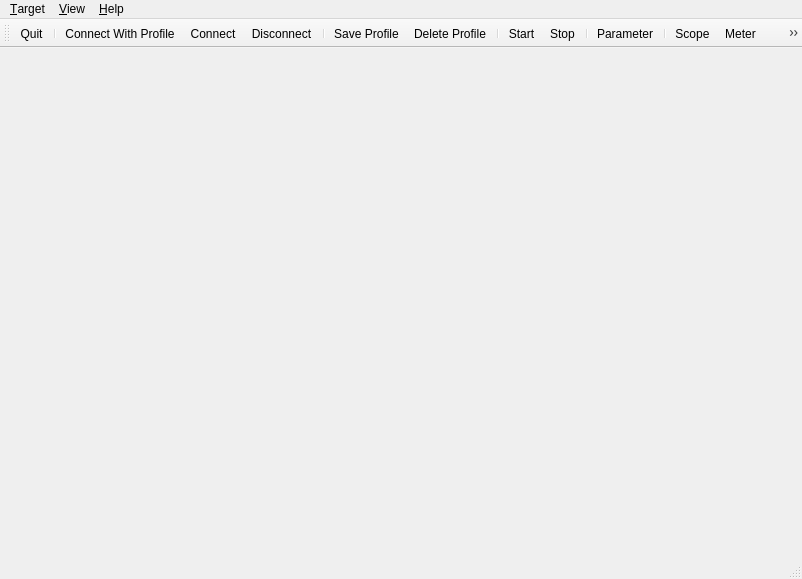
<ui version="4.0" >
 <class>QRL_MainWindow</class>
 <widget class="QMainWindow" name="QRL_MainWindow" >
  <property name="geometry" >
   <rect>
    <x>0</x>
    <y>0</y>
    <width>802</width>
    <height>579</height>
   </rect>
  </property>
  <property name="minimumSize" >
   <size>
    <width>0</width>
    <height>0</height>
   </size>
  </property>
  <property name="sizeIncrement" >
   <size>
    <width>50</width>
    <height>30</height>
   </size>
  </property>
  <property name="windowTitle" >
   <string>Rtai-Lab Graphical User Interface</string>
  </property>
  <property name="animated" >
   <bool>false</bool>
  </property>
  <property name="dockOptions" >
   <set>QMainWindow::ForceTabbedDocks</set>
  </property>
  <widget class="QWidget" name="centralwidget" />
  <widget class="QMenuBar" name="menubar" >
   <property name="geometry" >
    <rect>
     <x>0</x>
     <y>0</y>
     <width>802</width>
     <height>29</height>
    </rect>
   </property>
   <widget class="QMenu" name="menuView" >
    <property name="title" >
     <string>&amp;View</string>
    </property>
    <addaction name="actionShowParameter" />
    <addaction name="separator" />
    <addaction name="actionShowScope" />
    <addaction name="actionShowMeter" />
    <addaction name="actionShowLed" />
   </widget>
   <widget class="QMenu" name="menuHelp" >
    <property name="title" >
     <string>&amp;Help</string>
    </property>
    <addaction name="actionAbout_QRtaiLab" />
   </widget>
   <widget class="QMenu" name="menuTarget" >
    <property name="title" >
     <string>&amp;Target</string>
    </property>
    <addaction name="actionConnect_WProfile" />
    <addaction name="actionConnect" />
    <addaction name="actionDisconnect" />
    <addaction name="separator" />
    <addaction name="actionSaveProfile" />
    <addaction name="actionDeleteProfile" />
    <addaction name="separator" />
    <addaction name="actionStart" />
    <addaction name="actionStop" />
    <addaction name="separator" />
    <addaction name="actionExit" />
   </widget>
   <addaction name="menuTarget" />
   <addaction name="menuView" />
   <addaction name="menuHelp" />
  </widget>
  <widget class="QStatusBar" name="statusbar" />
  <widget class="QToolBar" name="toolBar" >
   <property name="minimumSize" >
    <size>
     <width>0</width>
     <height>0</height>
    </size>
   </property>
   <property name="sizeIncrement" >
    <size>
     <width>50</width>
     <height>30</height>
    </size>
   </property>
   <property name="orientation" >
    <enum>Qt::Horizontal</enum>
   </property>
   <attribute name="toolBarArea" >
    <enum>TopToolBarArea</enum>
   </attribute>
   <attribute name="toolBarBreak" >
    <bool>false</bool>
   </attribute>
   <addaction name="actionExit" />
   <addaction name="separator" />
   <addaction name="actionConnect_WProfile" />
   <addaction name="actionConnect" />
   <addaction name="actionDisconnect" />
   <addaction name="separator" />
   <addaction name="actionSaveProfile" />
   <addaction name="actionDeleteProfile" />
   <addaction name="separator" />
   <addaction name="actionStart" />
   <addaction name="actionStop" />
   <addaction name="separator" />
   <addaction name="actionShowParameter" />
   <addaction name="separator" />
   <addaction name="actionShowScope" />
   <addaction name="actionShowMeter" />
   <addaction name="actionShowLed" />
  </widget>
  <action name="actionConnect" >
   <property name="icon" >
    <iconset>icons/connect_icon.xpm</iconset>
   </property>
   <property name="text" >
    <string>Connect</string>
   </property>
  </action>
  <action name="actionAbout_QRtaiLab" >
   <property name="text" >
    <string>About QRtaiLab</string>
   </property>
  </action>
  <action name="actionDisconnect" >
   <property name="enabled" >
    <bool>true</bool>
   </property>
   <property name="icon" >
    <iconset>icons/disconnect_icon.xpm</iconset>
   </property>
   <property name="text" >
    <string>Disconnect</string>
   </property>
  </action>
  <action name="actionExit" >
   <property name="icon" >
    <iconset>icons/exit_icon.xpm</iconset>
   </property>
   <property name="text" >
    <string>&amp;Quit</string>
   </property>
  </action>
  <action name="actionStart" >
   <property name="icon" >
    <iconset>icons/start_icon.xpm</iconset>
   </property>
   <property name="text" >
    <string>Start</string>
   </property>
  </action>
  <action name="actionStop" >
   <property name="icon" >
    <iconset>icons/stop_icon.xpm</iconset>
   </property>
   <property name="text" >
    <string>Stop</string>
   </property>
  </action>
  <action name="actionShowMeter" >
   <property name="icon" >
    <iconset resource="qrtailab.qrc" >:/icons/icons/meter_icon.xpm</iconset>
   </property>
   <property name="text" >
    <string>Meter</string>
   </property>
  </action>
  <action name="actionShowScope" >
   <property name="icon" >
    <iconset resource="qrtailab.qrc" >:/icons/icons/scope_icon.xpm</iconset>
   </property>
   <property name="text" >
    <string>Scope</string>
   </property>
  </action>
  <action name="actionShowLed" >
   <property name="icon" >
    <iconset resource="qrtailab.qrc" >:/icons/icons/led_icon.xpm</iconset>
   </property>
   <property name="text" >
    <string>Led</string>
   </property>
  </action>
  <action name="actionShowParameter" >
   <property name="icon" >
    <iconset resource="qrtailab.qrc" >:/icons/icons/parameters_icon.xpm</iconset>
   </property>
   <property name="text" >
    <string>Parameter</string>
   </property>
  </action>
  <action name="actionConnect_WProfile" >
   <property name="icon" >
    <iconset resource="qrtailab.qrc" >:/icons/icons/connect_wprofile_icon.xpm</iconset>
   </property>
   <property name="text" >
    <string>Connect With Profile</string>
   </property>
  </action>
  <action name="actionSaveProfile" >
   <property name="icon" >
    <iconset resource="qrtailab.qrc" >:/icons/icons/save_profile_icon.xpm</iconset>
   </property>
   <property name="text" >
    <string>Save Profile</string>
   </property>
  </action>
  <action name="actionDeleteProfile" >
   <property name="icon" >
    <iconset resource="qrtailab.qrc" >:/icons/icons/del_profile_icon.xpm</iconset>
   </property>
   <property name="text" >
    <string>Delete Profile</string>
   </property>
  </action>
 </widget>
 <resources>
  <include location="qrtailab.qrc" />
 </resources>
 <connections/>
</ui>
